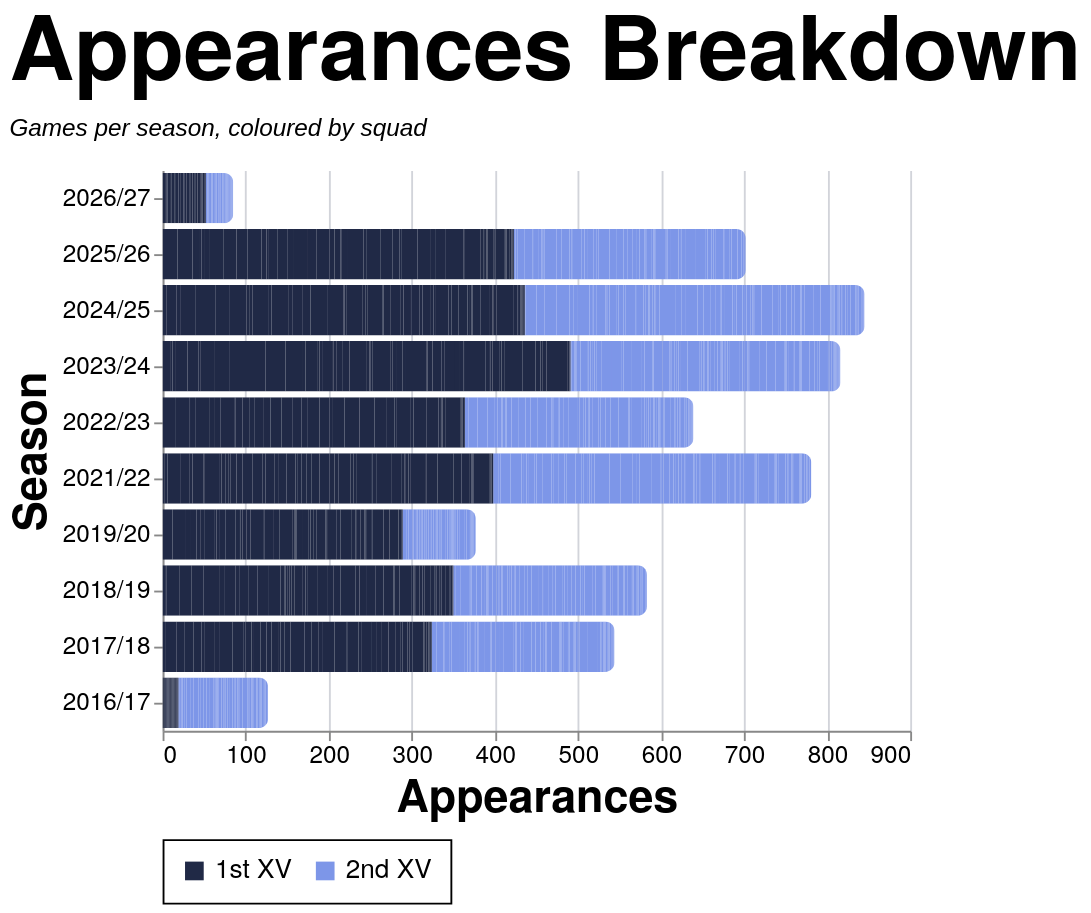

The Vega-Lite source for this figure:
### Vega-Lite specification from a JSON file in a GitHub repository (floating-point values rounded to 4 significant figures; data arrays with more than 128 entries replaced by an {"elided": "..."} marker saying what was removed)
{"config": {"axis": {"labelFont": "PT Sans Narrow, Helvetica Neue, Helvetica, Arial, sans-serif", "titleFont": "PT Sans Narrow, Helvetica Neue, Helvetica, Arial, sans-serif", "labelFontSize": 13, "titleFontSize": 24, "gridColor": "#202947", "gridOpacity": 0.2, "zindex": 1}, "text": {"font": "Lato, sans-serif"}, "bar": {"cornerRadiusEnd": 5}, "header": {"labelFont": "PT Sans Narrow, Helvetica Neue, Helvetica, Arial, sans-serif", "titleFont": "PT Sans Narrow, Helvetica Neue, Helvetica, Arial, sans-serif", "labelFontSize": 24, "titleFontSize": 28, "labelFontWeight": "bold", "orient": "left"}, "legend": {"labelFont": "PT Sans Narrow, Helvetica Neue, Helvetica, Arial, sans-serif", "titleFont": "PT Sans Narrow, Helvetica Neue, Helvetica, Arial, sans-serif", "labelFontSize": 14, "titleFontSize": 16, "titlePadding": 5, "fillColor": "white", "strokeColor": "black", "padding": 10, "titleFontWeight": "lighter", "titleFontStyle": "italic", "titleColor": "gray", "offset": 10}, "title": {"font": "PT Sans Narrow, Helvetica Neue, Helvetica, Arial, sans-serif", "fontSize": 48, "fontWeight": "bold", "anchor": "start", "align": "center", "titlePadding": 20, "subtitlePadding": 10, "subtitleFontSize": 13, "subtitleColor": "", "subtitleFontStyle": "italic", "offset": 15, "color": "black"}, "axisX": {"labelAngle": 0}, "facet": {"title": null, "header": null, "align": {"row": "each", "column": "each"}, "spacing": 10}, "resolve": {"scale": {"y": "independent", "facet": "independent"}}, "background": "transparent", "scale": {"offsetBandPaddingOuter": 0.2, "offsetBandPaddingInner": 0.1}, "view": {"stroke": null, "background": "transparent"}}, "data": {"name": "data-6d22313ae9b65dabb6b39c44b3e6686f"}, "mark": {"type": "bar"}, "encoding": {"color": {"field": "color_value", "legend": {"orient": "bottom", "title": null}, "scale": {"domain": ["1st XV", "2nd XV"], "range": ["#202946", "#7d96e8"]}, "sort": {"field": "sum(apps)", "op": "sum", "order": "descending"}, "type": "nominal"}, "tooltip": [{"field": "player", "title": "Player", "type": "nominal"}, {"field": "season", "title": "Season", "type": "nominal"}, {"field": "color_value", "title": "Group", "type": "nominal"}, {"aggregate": "sum", "field": "apps", "title": "Appearances", "type": "quantitative"}], "x": {"aggregate": "sum", "field": "apps", "title": "Appearances", "type": "quantitative"}, "y": {"field": "season", "sort": {"field": "season_sort", "op": "max", "order": "descending"}, "title": "Season", "type": "nominal"}}, "height": {"step": 30}, "title": {"text": "Appearances Breakdown", "subtitle": "Games per season, coloured by squad"}, "width": 400, "$schema": "https://vega.github.io/schema/vega-lite/v5.20.1.json", "datasets": {"data-6d22313ae9b65dabb6b39c44b3e6686f": {"elided": "2583 records"}}}
